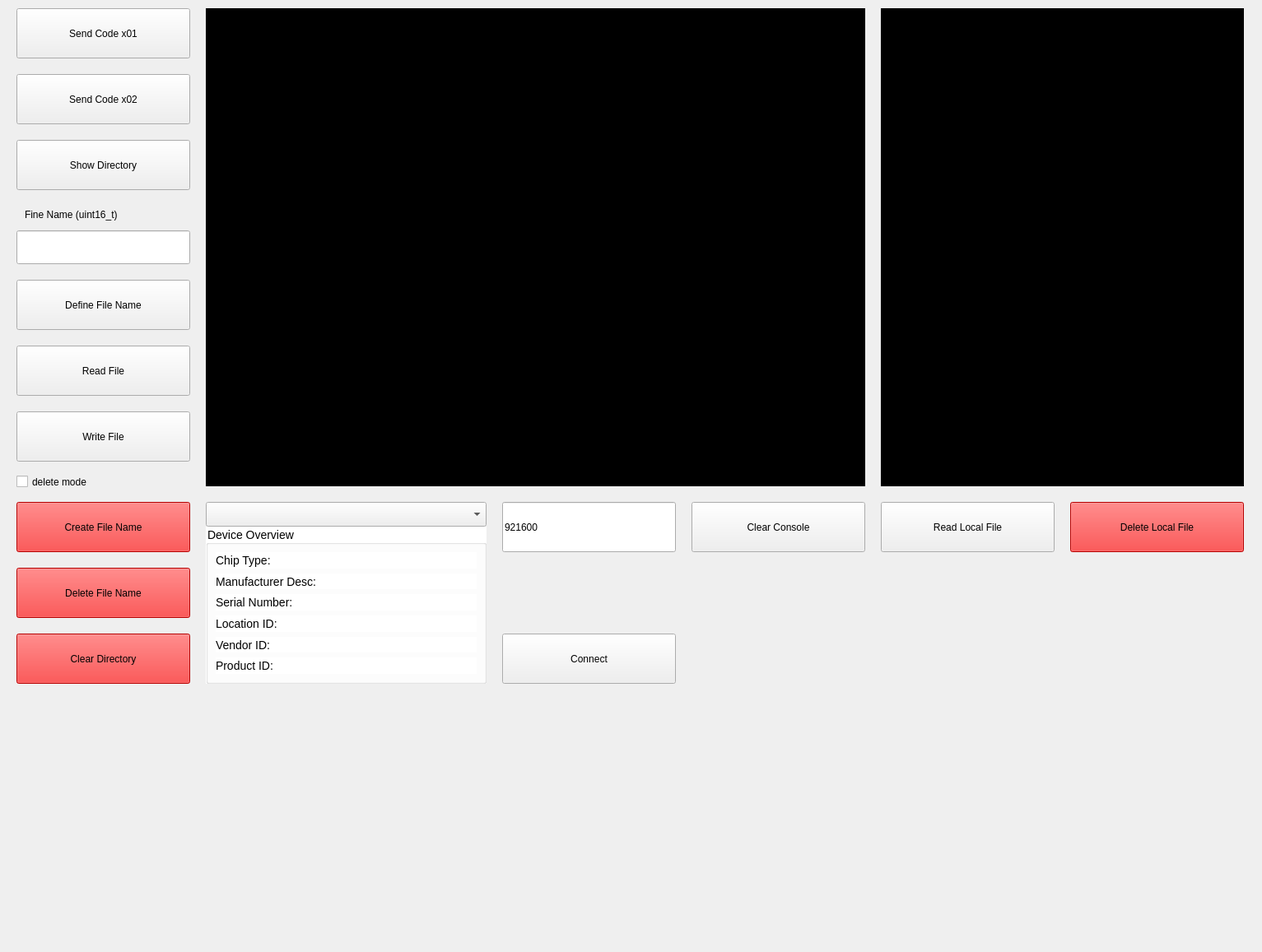
<?xml version="1.0" encoding="UTF-8"?>
<ui version="4.0">
 <class>Widget</class>
 <widget class="QWidget" name="Widget">
  <property name="geometry">
   <rect>
    <x>0</x>
    <y>0</y>
    <width>1533</width>
    <height>1157</height>
   </rect>
  </property>
  <property name="windowTitle">
   <string>Widget</string>
  </property>
  <widget class="QTextEdit" name="console">
   <property name="geometry">
    <rect>
     <x>250</x>
     <y>10</y>
     <width>801</width>
     <height>581</height>
    </rect>
   </property>
   <property name="styleSheet">
    <string notr="true">background-color:black;
color:white;</string>
   </property>
   <property name="html">
    <string>&lt;!DOCTYPE HTML PUBLIC &quot;-//W3C//DTD HTML 4.0//EN&quot; &quot;http://www.w3.org/TR/REC-html40/strict.dtd&quot;&gt;
&lt;html&gt;&lt;head&gt;&lt;meta name=&quot;qrichtext&quot; content=&quot;1&quot; /&gt;&lt;style type=&quot;text/css&quot;&gt;
p, li { white-space: pre-wrap; }
&lt;/style&gt;&lt;/head&gt;&lt;body style=&quot; font-family:'MS Shell Dlg 2'; font-size:7.875pt; font-weight:400; font-style:normal;&quot;&gt;
&lt;p style=&quot;-qt-paragraph-type:empty; margin-top:0px; margin-bottom:0px; margin-left:0px; margin-right:0px; -qt-block-indent:0; text-indent:0px; font-family:'Sans Serif'; font-size:9pt;&quot;&gt;&lt;br /&gt;&lt;/p&gt;&lt;/body&gt;&lt;/html&gt;</string>
   </property>
  </widget>
  <widget class="QPushButton" name="deleteMyselfFile">
   <property name="geometry">
    <rect>
     <x>20</x>
     <y>690</y>
     <width>211</width>
     <height>61</height>
    </rect>
   </property>
   <property name="styleSheet">
    <string notr="true">background-color:rgb(255, 0, 0)</string>
   </property>
   <property name="text">
    <string>Delete File Name</string>
   </property>
  </widget>
  <widget class="QPushButton" name="defineFile">
   <property name="geometry">
    <rect>
     <x>20</x>
     <y>340</y>
     <width>211</width>
     <height>61</height>
    </rect>
   </property>
   <property name="text">
    <string>Define File Name</string>
   </property>
  </widget>
  <widget class="QPushButton" name="writeFile">
   <property name="geometry">
    <rect>
     <x>20</x>
     <y>500</y>
     <width>211</width>
     <height>61</height>
    </rect>
   </property>
   <property name="text">
    <string>Write File</string>
   </property>
  </widget>
  <widget class="QLineEdit" name="bodEdit">
   <property name="geometry">
    <rect>
     <x>610</x>
     <y>610</y>
     <width>211</width>
     <height>61</height>
    </rect>
   </property>
   <property name="text">
    <string>921600</string>
   </property>
  </widget>
  <widget class="QPushButton" name="createMyselfFile">
   <property name="geometry">
    <rect>
     <x>20</x>
     <y>610</y>
     <width>211</width>
     <height>61</height>
    </rect>
   </property>
   <property name="styleSheet">
    <string notr="true">background-color:rgb(255, 0, 0)</string>
   </property>
   <property name="text">
    <string>Create File Name</string>
   </property>
  </widget>
  <widget class="QPushButton" name="readLocalFile">
   <property name="geometry">
    <rect>
     <x>1070</x>
     <y>610</y>
     <width>211</width>
     <height>61</height>
    </rect>
   </property>
   <property name="text">
    <string>Read Local File</string>
   </property>
  </widget>
  <widget class="QCheckBox" name="deleteRegime">
   <property name="geometry">
    <rect>
     <x>20</x>
     <y>570</y>
     <width>211</width>
     <height>31</height>
    </rect>
   </property>
   <property name="text">
    <string>delete mode</string>
   </property>
  </widget>
  <widget class="QPushButton" name="clearDirectory">
   <property name="geometry">
    <rect>
     <x>20</x>
     <y>770</y>
     <width>211</width>
     <height>61</height>
    </rect>
   </property>
   <property name="styleSheet">
    <string notr="true">background-color:rgb(255, 0, 0)</string>
   </property>
   <property name="text">
    <string>Clear Directory</string>
   </property>
  </widget>
  <widget class="QLineEdit" name="lineEdit">
   <property name="geometry">
    <rect>
     <x>20</x>
     <y>280</y>
     <width>211</width>
     <height>41</height>
    </rect>
   </property>
  </widget>
  <widget class="QTextEdit" name="console_2">
   <property name="geometry">
    <rect>
     <x>1070</x>
     <y>10</y>
     <width>441</width>
     <height>581</height>
    </rect>
   </property>
   <property name="styleSheet">
    <string notr="true">background-color:black;
color:white;</string>
   </property>
   <property name="html">
    <string>&lt;!DOCTYPE HTML PUBLIC &quot;-//W3C//DTD HTML 4.0//EN&quot; &quot;http://www.w3.org/TR/REC-html40/strict.dtd&quot;&gt;
&lt;html&gt;&lt;head&gt;&lt;meta name=&quot;qrichtext&quot; content=&quot;1&quot; /&gt;&lt;style type=&quot;text/css&quot;&gt;
p, li { white-space: pre-wrap; }
&lt;/style&gt;&lt;/head&gt;&lt;body style=&quot; font-family:'MS Shell Dlg 2'; font-size:7.875pt; font-weight:400; font-style:normal;&quot;&gt;
&lt;p style=&quot;-qt-paragraph-type:empty; margin-top:0px; margin-bottom:0px; margin-left:0px; margin-right:0px; -qt-block-indent:0; text-indent:0px; font-family:'Sans Serif'; font-size:9pt;&quot;&gt;&lt;br /&gt;&lt;/p&gt;&lt;/body&gt;&lt;/html&gt;</string>
   </property>
  </widget>
  <widget class="QPushButton" name="checkFileButton">
   <property name="geometry">
    <rect>
     <x>20</x>
     <y>90</y>
     <width>211</width>
     <height>61</height>
    </rect>
   </property>
   <property name="text">
    <string>Send Code x02</string>
   </property>
  </widget>
  <widget class="QPushButton" name="readFileButton">
   <property name="geometry">
    <rect>
     <x>20</x>
     <y>420</y>
     <width>211</width>
     <height>61</height>
    </rect>
   </property>
   <property name="text">
    <string>Read File</string>
   </property>
  </widget>
  <widget class="QPushButton" name="showDirectory">
   <property name="geometry">
    <rect>
     <x>20</x>
     <y>170</y>
     <width>211</width>
     <height>61</height>
    </rect>
   </property>
   <property name="text">
    <string>Show Directory</string>
   </property>
  </widget>
  <widget class="QPushButton" name="startButton">
   <property name="geometry">
    <rect>
     <x>610</x>
     <y>770</y>
     <width>211</width>
     <height>61</height>
    </rect>
   </property>
   <property name="text">
    <string>Connect</string>
   </property>
  </widget>
  <widget class="QPushButton" name="deleteLocalFile">
   <property name="geometry">
    <rect>
     <x>1300</x>
     <y>610</y>
     <width>211</width>
     <height>61</height>
    </rect>
   </property>
   <property name="styleSheet">
    <string notr="true">background-color:rgb(255, 0, 0)</string>
   </property>
   <property name="text">
    <string>Delete Local File</string>
   </property>
  </widget>
  <widget class="QPushButton" name="clearConsole">
   <property name="geometry">
    <rect>
     <x>840</x>
     <y>610</y>
     <width>211</width>
     <height>61</height>
    </rect>
   </property>
   <property name="text">
    <string>Clear Console</string>
   </property>
  </widget>
  <widget class="QLabel" name="label">
   <property name="geometry">
    <rect>
     <x>30</x>
     <y>250</y>
     <width>201</width>
     <height>21</height>
    </rect>
   </property>
   <property name="styleSheet">
    <string notr="true">font: 8pt &quot;Sans Serif&quot;;</string>
   </property>
   <property name="text">
    <string>Fine Name (uint16_t)</string>
   </property>
  </widget>
  <widget class="QPushButton" name="checkStatusButton">
   <property name="geometry">
    <rect>
     <x>20</x>
     <y>10</y>
     <width>211</width>
     <height>61</height>
    </rect>
   </property>
   <property name="text">
    <string>Send Code x01</string>
   </property>
  </widget>
  <widget class="QGroupBox" name="selectBox">
   <property name="geometry">
    <rect>
     <x>250</x>
     <y>640</y>
     <width>341</width>
     <height>191</height>
    </rect>
   </property>
   <property name="styleSheet">
    <string notr="true">background-color:white;
color :black;
font-size: 14px;
</string>
   </property>
   <property name="title">
    <string>Device Overview</string>
   </property>
   <layout class="QGridLayout" name="gridLayout">
    <item row="4" column="0">
     <widget class="QLabel" name="vidLabel">
      <property name="text">
       <string>Vendor ID:</string>
      </property>
     </widget>
    </item>
    <item row="3" column="0">
     <widget class="QLabel" name="locationLabel">
      <property name="text">
       <string>Location ID:</string>
      </property>
     </widget>
    </item>
    <item row="5" column="0">
     <widget class="QLabel" name="pidLabel">
      <property name="text">
       <string>Product ID:</string>
      </property>
     </widget>
    </item>
    <item row="1" column="0">
     <widget class="QLabel" name="manufacturerLabel">
      <property name="text">
       <string>Manufacturer Desc:</string>
      </property>
     </widget>
    </item>
    <item row="0" column="0">
     <widget class="QLabel" name="descriptionLabel">
      <property name="text">
       <string>Chip Type:</string>
      </property>
     </widget>
    </item>
    <item row="2" column="0">
     <widget class="QLabel" name="serialNumberLabel">
      <property name="text">
       <string>Serial Number:</string>
      </property>
     </widget>
    </item>
   </layout>
  </widget>
  <widget class="QComboBox" name="serialPortInfoListBox">
   <property name="geometry">
    <rect>
     <x>250</x>
     <y>610</y>
     <width>341</width>
     <height>30</height>
    </rect>
   </property>
  </widget>
 </widget>
 <resources/>
 <connections/>
</ui>
